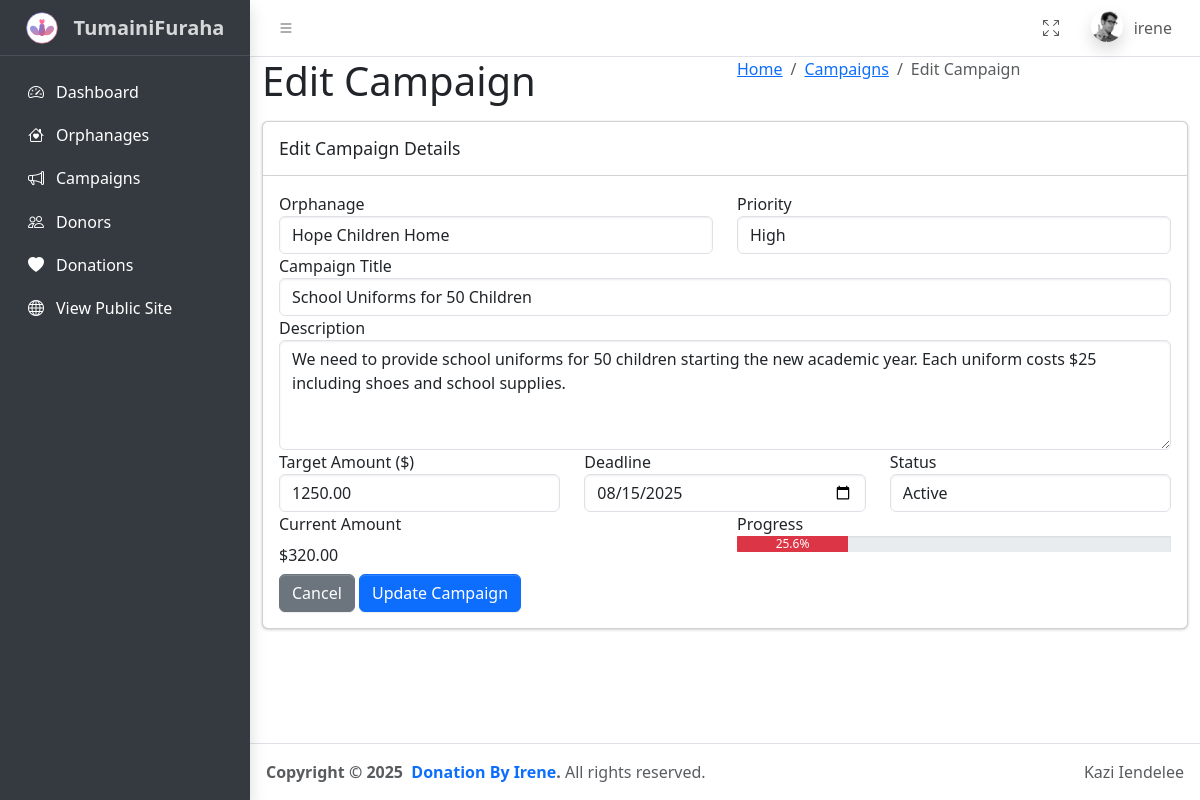
Screenshot of /dist/pages/edit-campaign.php?id=1 (signed in) with the database file from the repository.
### tables this page shows
CREATE TABLE `campaigns` (
  `id` int NOT NULL AUTO_INCREMENT,
  `orphanage_id` int NOT NULL,
  `title` varchar(255) NOT NULL,
  `description` text NOT NULL,
  `target_amount` decimal(10,2) NOT NULL,
  `current_amount` decimal(10,2) NOT NULL DEFAULT '0.00',
  `deadline` date NOT NULL,
  `status` enum('active','completed','paused','cancelled') NOT NULL DEFAULT 'active',
  `image` varchar(255) DEFAULT NULL,
  `priority` enum('low','medium','high','urgent') NOT NULL DEFAULT 'medium',
  `created_at` timestamp NOT NULL DEFAULT CURRENT_TIMESTAMP,
  `updated_at` timestamp NULL DEFAULT NULL ON UPDATE CURRENT_TIMESTAMP,
  PRIMARY KEY (`id`),
  KEY `orphanage_id` (`orphanage_id`),
  KEY `status` (`status`),
  KEY `deadline` (`deadline`),
  KEY `idx_campaigns_status_deadline` (`status`,`deadline`),
  KEY `idx_campaigns_orphanage_status` (`orphanage_id`,`status`),
  CONSTRAINT `campaigns_ibfk_1` FOREIGN KEY (`orphanage_id`) REFERENCES `orphanages` (`id`) ON DELETE CASCADE
);

### dist/pages/edit-campaign.php (the view, shortened to what this page needs)
<!DOCTYPE html>
<html lang="en">
  <head>
    <link rel="stylesheet" href="../plugins/fontawesome-free/css/all.min.css" />
    <link rel="stylesheet" href="../css/adminlte.min.css" />
  </head>
  <body class="hold-transition sidebar-mini">
    <div class="wrapper">
      <?php include 'header.php';
      include '../includes/connection.php';
      $campaign_id = mysqli_real_escape_string($db, $_GET['id']);
      $sql = "SELECT c.*, o.name as orphanage_name FROM campaigns c
              LEFT JOIN orphanages o ON c.orphanage_id = o.id
              WHERE c.id = '$campaign_id'";
      $result = mysqli_query($db, $sql);
      $campaign = mysqli_fetch_assoc($result);
      ?>
      <?php include 'sidebar.php'; ?>
      <div class="content-wrapper">
        <section class="content-header">
          <div class="container-fluid">
            <div class="row mb-2">
              <div class="col-sm-6">
                <h1>Edit Campaign</h1>
              </div>
              <div class="col-sm-6">
                <ol class="breadcrumb float-sm-right">
                  <li class="breadcrumb-item"><a href="index.php">Home</a></li>
                  <li class="breadcrumb-item"><a href="campaigns.php">Campaigns</a></li>
                  <li class="breadcrumb-item active">Edit Campaign</li>
                </ol>
              </div>
            </div>
          </div>
        </section>
        <section class="content">
          <div class="container-fluid">
            <div class="row">
              <div class="col-12">
                <div class="card">
                  <div class="card-header">
                    <h3 class="card-title">Edit Campaign Details</h3>
                  </div>
                  <div class="card-body">
                    <form action="../includes/process-campaign.php" method="post">
                      <div class="row">
                        <div class="col-md-6">
                          <div class="form-group">
                            <label for="orphanage_id">Orphanage</label>
                            <select class="form-control" id="orphanage_id" name="orphanage_id" required>
                              <?php
                                $orphanage_sql = "SELECT id, name FROM orphanages WHERE status = 'active' ORDER BY name";
                                $orphanage_result = mysqli_query($db, $orphanage_sql);
                                while($orphanage = mysqli_fetch_assoc($orphanage_result)) {
                                  $selected = ($orphanage['id'] == $campaign['orphanage_id']) ? 'selected' : '';
                                  echo "<option value='" . $orphanage['id'] . "' $selected>" . htmlspecialchars($orphanage['name']) . "</option>";
                                }
                              ?>
                            </select>
                          </div>
                        </div>
                        <div class="col-md-6">
                          <div class="form-group">
                            <label for="priority">Priority</label>
                            <select class="form-control" id="priority" name="priority" required>
                              <option value="high" <?php echo ($campaign['priority'] == 'high') ? 'selected' : ''; ?>>High</option>
                            </select>
                          </div>
                        </div>
                      </div>
                      <div class="form-group">
                        <label for="title">Campaign Title</label>
                        <input type="text" class="form-control" id="title" name="title" value="<?php echo htmlspecialchars($campaign['title']); ?>" required>
                      </div>
                      <div class="form-group">
                        <label for="description">Description</label>
                        <textarea class="form-control" id="description" name="description" rows="4" required><?php echo htmlspecialchars($campaign['description']); ?></textarea>
                      </div>
                      <div class="row">
                        <div class="col-md-4">
                          <div class="form-group">
                            <label for="target_amount">Target Amount ($)</label>
                            <input type="number" class="form-control" id="target_amount" name="target_amount" step="0.01" min="1" value="<?php echo $campaign['target_amount']; ?>" required>
                          </div>
                        </div>
                        <div class="col-md-4">
                          <div class="form-group">
                            <label for="deadline">Deadline</label>
                            <input type="date" class="form-control" id="deadline" name="deadline" value="<?php echo $campaign['deadline']; ?>" required>
                          </div>
                        </div>
                        <div class="col-md-4">
                          <div class="form-group">
                            <label for="status">Status</label>
                            <select class="form-control" id="status" name="status" required>
                              <option value="active" <?php echo ($campaign['status'] == 'active') ? 'selected' : ''; ?>>Active</option>
                            </select>
                          </div>
                        </div>
                      </div>
                      <div class="row">
                        <div class="col-md-6">
                          <div class="form-group">
                            <label>Current Amount</label>
                            <div class="form-control-plaintext">$<?php echo number_format($campaign['current_amount'], 2); ?></div>
                          </div>
                        </div>
                        <div class="col-md-6">
                          <div class="form-group">
                            <label>Progress</label>
                            <div class="progress">
                              <?php
                                $progress = ($campaign['current_amount'] / $campaign['target_amount']) * 100;
                                $progress_class = $progress >= 75 ? 'success' : ($progress >= 50 ? 'warning' : 'danger');
                              ?>
                              <div class="progress-bar bg-<?php echo $progress_class; ?>" style="width: <?php echo $progress; ?>%">
                                <?php echo round($progress, 2); ?>%
                              </div>
                            </div>
                          </div>
                        </div>
                      </div>
                      <div class="form-group">
                        <a href="campaigns.php" class="btn btn-secondary">Cancel</a>
                        <button type="submit" name="update_campaign" class="btn btn-primary">Update Campaign</button>
                      </div>
                    </form>
                  </div>
                </div>
              </div>
            </div>
          </div>
        </section>
      </div>
      <?php include 'footer.php'; ?>
    </div>
  </body>
</html>

### rows the page displays
campaigns: priority "High", title "School Uniforms for 50 Children", description "We need to provide school uniforms for 50 children starting the new academic year. Each uniform costs $25 including shoes and school supplies.", target_amount "1250.00", deadline "08/15/2025", status "Active", current_amount "320.00", progress "25.6"

### other values shown
$_SESSION['username'] "irene"
form field orphanage_id "Hope Children Home"
